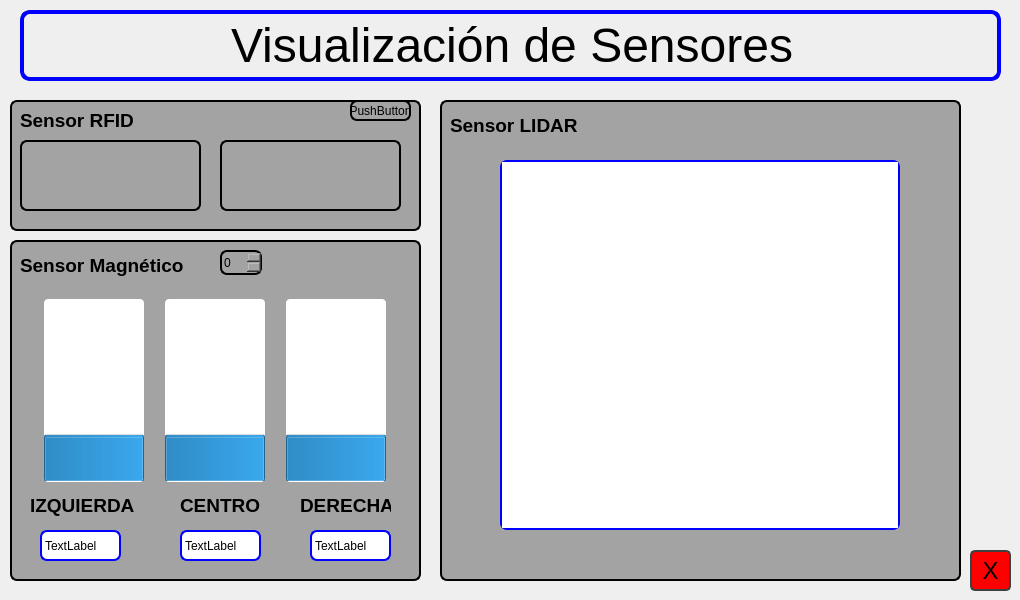
    <widget class="QWidget" name="page_5">
     <widget class="QLabel" name="label_5">
      <property name="geometry">
       <rect>
        <x>20</x>
        <y>10</y>
        <width>981</width>
        <height>71</height>
       </rect>
      </property>
      <property name="styleSheet">
       <string notr="true">border: 4px solid;
border-radius: 10px;
border-color: rgb(0, 0, 255);
color: rgb(0, 0, 0);</string>
      </property>
      <property name="text">
       <string>&lt;html&gt;&lt;head/&gt;&lt;body&gt;&lt;p align=&quot;center&quot;&gt;&lt;span style=&quot; font-size:36pt;&quot;&gt;Visualización de Sensores&lt;/span&gt;&lt;/p&gt;&lt;/body&gt;&lt;/html&gt;</string>
      </property>
     </widget>
     <widget class="QPushButton" name="BotonVolvInicSens">
      <property name="geometry">
       <rect>
        <x>970</x>
        <y>550</y>
        <width>41</width>
        <height>41</height>
       </rect>
      </property>
      <property name="font">
       <font>
        <pointsize>18</pointsize>
        <bold>false</bold>
       </font>
      </property>
      <property name="styleSheet">
       <string notr="true">QPushButton {
		
	
	
	background-color: rgb(255, 0, 0);
	   color: rgb(0, 0, 0);   
       border: 2px solid rgb(64, 64, 64);
       border-radius: 5px;
    }

    QPushButton:pressed {
	color: rgb(255, 255, 255);
	
	background-color: rgb(122, 0, 0);
    }</string>
      </property>
      <property name="text">
       <string>X</string>
      </property>
     </widget>
     <widget class="QFrame" name="frame">
      <property name="geometry">
       <rect>
        <x>10</x>
        <y>240</y>
        <width>411</width>
        <height>341</height>
       </rect>
      </property>
      <property name="styleSheet">
       <string notr="true">background-color: rgb(163, 163, 163);
border: 2px solid;
border-radius: 7px;
border-color: rgb(0, 0, 0);</string>
      </property>
      <property name="frameShape">
       <enum>QFrame::StyledPanel</enum>
      </property>
      <property name="frameShadow">
       <enum>QFrame::Raised</enum>
      </property>
      <widget class="QLabel" name="label_6">
       <property name="geometry">
        <rect>
         <x>10</x>
         <y>10</y>
         <width>181</width>
         <height>31</height>
        </rect>
       </property>
       <property name="font">
        <font>
         <pointsize>14</pointsize>
         <bold>true</bold>
        </font>
       </property>
       <property name="styleSheet">
        <string notr="true">color: rgb(0, 0, 0);
border: 0px solid;
</string>
       </property>
       <property name="text">
        <string>Sensor Magnético</string>
       </property>
      </widget>
      <widget class="QFrame" name="horizontalFrame">
       <property name="geometry">
        <rect>
         <x>10</x>
         <y>50</y>
         <width>391</width>
         <height>201</height>
        </rect>
       </property>
       <property name="styleSheet">
        <string notr="true">border: 0px solid;</string>
       </property>
       <layout class="QHBoxLayout" name="horizontalLayout_2">
        <property name="sizeConstraint">
         <enum>QLayout::SetDefaultConstraint</enum>
        </property>
        <item>
         <widget class="QProgressBar" name="barraIZQ">
          <property name="minimumSize">
           <size>
            <width>100</width>
            <height>0</height>
           </size>
          </property>
          <property name="styleSheet">
           <string notr="true">color: rgb(255, 255, 255);
border: 0px solid;
border-radius: 4px;
background-color: rgb(255, 255, 255);</string>
          </property>
          <property name="value">
           <number>24</number>
          </property>
          <property name="orientation">
           <enum>Qt::Vertical</enum>
          </property>
         </widget>
        </item>
        <item>
         <widget class="QProgressBar" name="barraCENT">
          <property name="minimumSize">
           <size>
            <width>100</width>
            <height>0</height>
           </size>
          </property>
          <property name="styleSheet">
           <string notr="true">color: rgb(255, 255, 255);
border: 0px solid;
background-color: rgb(255, 255, 255);
border-radius: 4px;</string>
          </property>
          <property name="value">
           <number>24</number>
          </property>
          <property name="orientation">
           <enum>Qt::Vertical</enum>
          </property>
         </widget>
        </item>
        <item>
         <widget class="QProgressBar" name="barraDER">
          <property name="minimumSize">
           <size>
            <width>100</width>
            <height>0</height>
           </size>
          </property>
          <property name="styleSheet">
           <string notr="true">color: rgb(255, 255, 255);
border: 0px solid;
background-color: rgb(255, 255, 255);
border-radius: 4px;</string>
          </property>
          <property name="value">
           <number>24</number>
          </property>
          <property name="orientation">
           <enum>Qt::Vertical</enum>
          </property>
         </widget>
        </item>
       </layout>
      </widget>
      <widget class="QLabel" name="label_7">
       <property name="geometry">
        <rect>
         <x>20</x>
         <y>250</y>
         <width>111</width>
         <height>31</height>
        </rect>
       </property>
       <property name="font">
        <font>
         <pointsize>14</pointsize>
         <bold>true</bold>
        </font>
       </property>
       <property name="styleSheet">
        <string notr="true">color: rgb(0, 0, 0);
border: 0px solid;
</string>
       </property>
       <property name="text">
        <string>IZQUIERDA</string>
       </property>
      </widget>
      <widget class="QLabel" name="label_8">
       <property name="geometry">
        <rect>
         <x>170</x>
         <y>250</y>
         <width>81</width>
         <height>31</height>
        </rect>
       </property>
       <property name="font">
        <font>
         <pointsize>14</pointsize>
         <bold>true</bold>
        </font>
       </property>
       <property name="styleSheet">
        <string notr="true">color: rgb(0, 0, 0);
border: 0px solid;</string>
       </property>
       <property name="text">
        <string>CENTRO</string>
       </property>
      </widget>
      <widget class="QLabel" name="label_9">
       <property name="geometry">
        <rect>
         <x>290</x>
         <y>250</y>
         <width>91</width>
         <height>31</height>
        </rect>
       </property>
       <property name="font">
        <font>
         <pointsize>14</pointsize>
         <bold>true</bold>
        </font>
       </property>
       <property name="styleSheet">
        <string notr="true">color: rgb(0, 0, 0);
border: 0px solid;</string>
       </property>
       <property name="text">
        <string>DERECHA</string>
       </property>
      </widget>
      <widget class="QSpinBox" name="spinBox">
       <property name="geometry">
        <rect>
         <x>210</x>
         <y>10</y>
         <width>42</width>
         <height>25</height>
        </rect>
       </property>
      </widget>
      <widget class="QLabel" name="valorIZQ">
       <property name="geometry">
        <rect>
         <x>30</x>
         <y>290</y>
         <width>81</width>
         <height>31</height>
        </rect>
       </property>
       <property name="styleSheet">
        <string notr="true">border: 2px solid;
background-color: rgb(255, 255, 255);
border-radius: 7px;
border-color: rgb(0, 0, 255);
color: rgb(0, 0, 0);</string>
       </property>
       <property name="text">
        <string>TextLabel</string>
       </property>
      </widget>
      <widget class="QLabel" name="valorCENT">
       <property name="geometry">
        <rect>
         <x>170</x>
         <y>290</y>
         <width>81</width>
         <height>31</height>
        </rect>
       </property>
       <property name="styleSheet">
        <string notr="true">border: 2px solid;
background-color: rgb(255, 255, 255);
border-radius: 7px;
border-color: rgb(0, 0, 255);
color: rgb(0, 0, 0);</string>
       </property>
       <property name="text">
        <string>TextLabel</string>
       </property>
      </widget>
      <widget class="QLabel" name="valorDER">
       <property name="geometry">
        <rect>
         <x>300</x>
         <y>290</y>
         <width>81</width>
         <height>31</height>
        </rect>
       </property>
       <property name="styleSheet">
        <string notr="true">border: 2px solid;
background-color: rgb(255, 255, 255);
border-radius: 7px;
border-color: rgb(0, 0, 255);
color: rgb(0, 0, 0);</string>
       </property>
       <property name="text">
        <string>TextLabel</string>
       </property>
      </widget>
     </widget>
     <widget class="QFrame" name="frame_2">
      <property name="geometry">
       <rect>
        <x>10</x>
        <y>100</y>
        <width>411</width>
        <height>131</height>
       </rect>
      </property>
      <property name="styleSheet">
       <string notr="true">background-color: rgb(163, 163, 163);
border: 2px solid;
border-radius: 7px;
border-color: rgb(0, 0, 0);</string>
      </property>
      <property name="frameShape">
       <enum>QFrame::StyledPanel</enum>
      </property>
      <property name="frameShadow">
       <enum>QFrame::Raised</enum>
      </property>
      <widget class="QLabel" name="label_14">
       <property name="geometry">
        <rect>
         <x>10</x>
         <y>10</y>
         <width>151</width>
         <height>21</height>
        </rect>
       </property>
       <property name="font">
        <font>
         <pointsize>14</pointsize>
         <bold>true</bold>
        </font>
       </property>
       <property name="styleSheet">
        <string notr="true">color: rgb(0, 0, 0);
border: 0px solid;
</string>
       </property>
       <property name="text">
        <string>Sensor RFID</string>
       </property>
      </widget>
      <widget class="QTextEdit" name="codRFID">
       <property name="geometry">
        <rect>
         <x>10</x>
         <y>40</y>
         <width>181</width>
         <height>71</height>
        </rect>
       </property>
       <property name="styleSheet">
        <string notr="true">border: 2px solid;
border-radius: 7px;
border-color: rgb(0, 0, 0);
</string>
       </property>
       <property name="readOnly">
        <bool>true</bool>
       </property>
      </widget>
      <widget class="QTextEdit" name="tradRFID">
       <property name="geometry">
        <rect>
         <x>210</x>
         <y>40</y>
         <width>181</width>
         <height>71</height>
        </rect>
       </property>
       <property name="styleSheet">
        <string notr="true">border: 2px solid;
border-radius: 7px;
border-color: rgb(0, 0, 0);
</string>
       </property>
       <property name="readOnly">
        <bool>true</bool>
       </property>
      </widget>
      <widget class="QPushButton" name="pushButton_3">
       <property name="geometry">
        <rect>
         <x>340</x>
         <y>0</y>
         <width>61</width>
         <height>21</height>
        </rect>
       </property>
       <property name="text">
        <string>PushButton</string>
       </property>
      </widget>
     </widget>
     <widget class="QGraphicsView" name="graphicsView">
      <property name="geometry">
       <rect>
        <x>500</x>
        <y>160</y>
        <width>400</width>
        <height>370</height>
       </rect>
      </property>
      <property name="styleSheet">
       <string notr="true">border: 2px solid;
border-radius: 7px;
border-color: rgb(0, 0, 255);
</string>
      </property>
     </widget>
     <widget class="QFrame" name="frame_3">
      <property name="geometry">
       <rect>
        <x>440</x>
        <y>100</y>
        <width>521</width>
        <height>481</height>
       </rect>
      </property>
      <property name="styleSheet">
       <string notr="true">background-color: rgb(163, 163, 163);
border: 2px solid;
border-radius: 7px;
border-color: rgb(0, 0, 0);</string>
      </property>
      <property name="frameShape">
       <enum>QFrame::StyledPanel</enum>
      </property>
      <property name="frameShadow">
       <enum>QFrame::Raised</enum>
      </property>
      <widget class="QLabel" name="label_10">
       <property name="geometry">
        <rect>
         <x>10</x>
         <y>10</y>
         <width>181</width>
         <height>31</height>
        </rect>
       </property>
       <property name="font">
        <font>
         <pointsize>14</pointsize>
         <bold>true</bold>
        </font>
       </property>
       <property name="styleSheet">
        <string notr="true">color: rgb(0, 0, 0);
border: 0px solid;
</string>
       </property>
       <property name="text">
        <string>Sensor LIDAR</string>
       </property>
      </widget>
     </widget>
     <zorder>frame_3</zorder>
     <zorder>label_5</zorder>
     <zorder>BotonVolvInicSens</zorder>
     <zorder>frame</zorder>
     <zorder>frame_2</zorder>
     <zorder>graphicsView</zorder>
    </widget>
